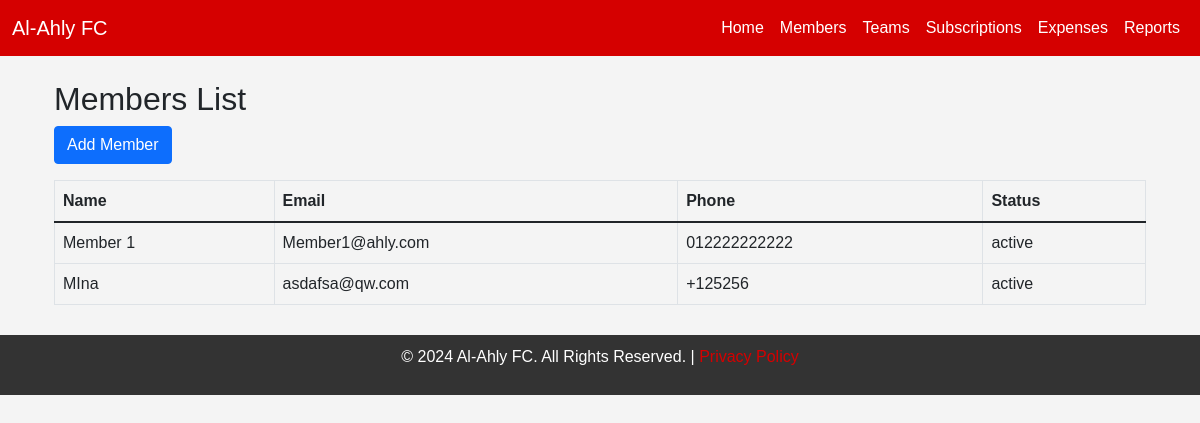
The page /members/ on the database its author committed.
### Members/models.py (models this page shows, shortened)
class Member(models.Model):
    name = models.CharField(max_length=100)
    email = models.EmailField(unique=True)
    phone_number = models.CharField(max_length=15)
    subscription_status = models.CharField(max_length=10, choices=[
        ('active', 'Active'),
        ('inactive', 'Inactive'),
        ('overdue', 'Overdue')
    ])

### Members/views.py (the view)
# urls.py: path('', views.member_list, name='member_list'),
def member_list(request):
    members = Member.objects.all()
    return render(request, 'members/member_list.html', {'members': members})

### templates/members/member_list.html
{% extends 'base.html' %}{% block content %}
<div class="container mt-4">
    <h2>Members List</h2>
    <a href="create/" class="btn btn-primary mb-3">Add Member</a>
    <table class="table table-bordered">
        <thead>
            <tr>
                <th>Name</th>
                <th>Email</th>
                <th>Phone</th>
                <th>Status</th>
            </tr>
        </thead>
        <tbody>
            {% for member in members %}
            <tr>
                <td>{{ member.name }}</td>
                <td>{{ member.email }}</td>
                <td>{{ member.phone_number }}</td>
                <td>{{ member.subscription_status }}</td>
            </tr>
            {% endfor %}
        </tbody>
    </table>
</div>
{% endblock %}

### templates/base.html (style rules this page uses)
body { font-family: Arial, sans-serif; background-color: #f4f4f4; }

### rows shown on the page
Member: name "Member 1", email "Member1@ahly.com", phone_number "012222222222", subscription_status "active"
Member: name "MIna", email "asdafsa@qw.com", phone_number "+125256", subscription_status "active"
